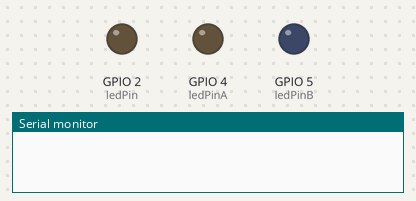
Bench run of a sketch on a simulated ESP32. On the bench: output pins drawn as LEDs (lit = HIGH), the last lines printed to the serial monitor. WiFi joins after 1.5 s; servers stay silent unless stated.

Above: at 0.0 s.
At 6.1 s:
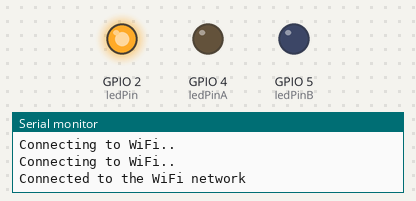
Timing chart, 0 to 7.6 s (numbered marks = the images above):
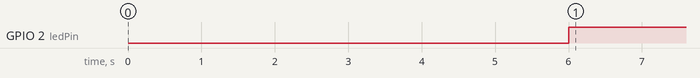

Measured:
- by itself, GPIO 2 (ledPin): LOW → HIGH at 6.0 s

The sketch:

controler1.ino
```cpp
#include <WiFi.h>
#include <HTTPClient.h>
#include <ArduinoJson.h>

const char *SSID = "Hackathon19";
const char *WiFiPassword = "Digit@lhub";

int DEVICE_ID=1;
int  SIDEA = 0;
int  SIDEB = 0;

//LED
int ledPin = 2;
int ledPinA = 4;
int ledPinB = 5;

void setup() {


  Serial.begin(115200);
  delay(4000);
  WiFi.begin(SSID, WiFiPassword);

  while (WiFi.status() != WL_CONNECTED) {
    delay(1000);
    Serial.println("Connecting to WiFi..");
  }

  Serial.println("Connected to the WiFi network");

  pinMode(ledPin, OUTPUT);
  pinMode(ledPinA, OUTPUT);
  pinMode(ledPinB, OUTPUT);

}

void loop() {

  if ((WiFi.status() == WL_CONNECTED)) { //Check the current connection status

    digitalWrite(ledPin, HIGH);

    HTTPClient http;

    http.begin("http://yarnone.eu-central-1.elasticbeanstalk.com/status/d-01"); //Specify the URL with Last parameter as device ID
  //  http.addHeader("Content-Type", "text/plain"); //Specify content-type header
    int httpCode = http.GET();                                        //Make the request

    if (httpCode > 0) { //Check for the returning code

        String payload = http.getString();
        Serial.println(httpCode);
        if( httpCode  == 200){
              Serial.println(payload);
              const size_t bufferSize = JSON_OBJECT_SIZE(2) + JSON_OBJECT_SIZE(3) + JSON_OBJECT_SIZE(5) + JSON_OBJECT_SIZE(8) + 370;
              //DynamicJsonBuffer jsonBuffer(bufferSize);
              StaticJsonBuffer<300> jsonBuffer;
              JsonObject& root = jsonBuffer.parseObject(payload);

              if (!root.success()) {   //Check for errors in parsing
                Serial.println("Parsing failed");
                delay(5000);
                return;

              }

              // Parameters
              int id = root["id"]; // 1
              Serial.println(id);
              SIDEA= root["SIDEA"]; // "ON or OFF"
              SIDEB = root["SIDEB"]; // "ON or OFF"

              Serial.print("SIDEA = ");
              Serial.println(SIDEA);
              }
      }

    else {
      Serial.println("Error on HTTP request");
    }

    http.end(); //Free the resources

// Blinking LED

    if( SIDEA== 1)
        digitalWrite(ledPinA, HIGH);
    else
        digitalWrite(ledPinA, LOW);
    if( SIDEB== 1)
        digitalWrite(ledPinB, HIGH);
    else
        digitalWrite(ledPinB, LOW);

  }

  delay(500);

}
```
